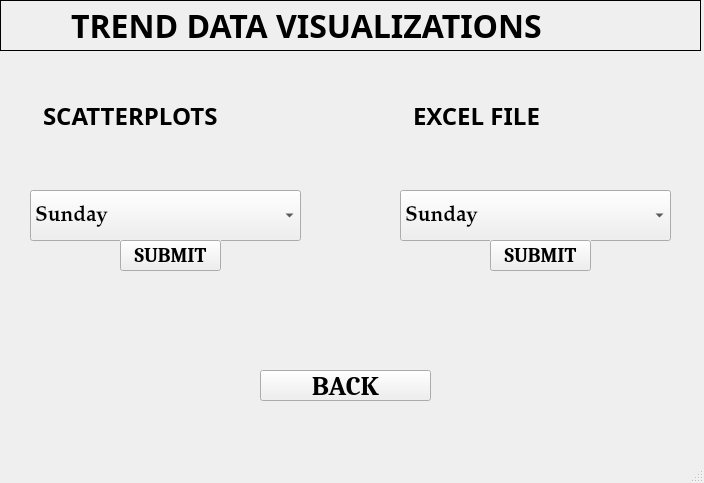
<?xml version="1.0" encoding="UTF-8"?>
<ui version="4.0">
 <class>MainWindow</class>
 <widget class="QMainWindow" name="MainWindow">
  <property name="geometry">
   <rect>
    <x>0</x>
    <y>0</y>
    <width>704</width>
    <height>483</height>
   </rect>
  </property>
  <property name="windowTitle">
   <string>MainWindow</string>
  </property>
  <widget class="QWidget" name="centralwidget">
   <widget class="QLabel" name="Screen3Image">
    <property name="geometry">
     <rect>
      <x>10</x>
      <y>50</y>
      <width>701</width>
      <height>461</height>
     </rect>
    </property>
    <property name="text">
     <string/>
    </property>
    <property name="pixmap">
     <pixmap>Images/metro10.jpg</pixmap>
    </property>
    <property name="scaledContents">
     <bool>true</bool>
    </property>
   </widget>
   <widget class="QLabel" name="label3">
    <property name="geometry">
     <rect>
      <x>0</x>
      <y>0</y>
      <width>701</width>
      <height>51</height>
     </rect>
    </property>
    <property name="font">
     <font>
      <family>Rockwell Nova</family>
      <pointsize>24</pointsize>
      <weight>75</weight>
      <bold>true</bold>
     </font>
    </property>
    <property name="autoFillBackground">
     <bool>true</bool>
    </property>
    <property name="frameShape">
     <enum>QFrame::Panel</enum>
    </property>
    <property name="text">
     <string>TREND DATA VISUALIZATIONS</string>
    </property>
    <property name="indent">
     <number>70</number>
    </property>
   </widget>
   <widget class="QLabel" name="label_3_1">
    <property name="geometry">
     <rect>
      <x>30</x>
      <y>90</y>
      <width>231</width>
      <height>51</height>
     </rect>
    </property>
    <property name="font">
     <font>
      <family>MV Boli</family>
      <pointsize>18</pointsize>
      <weight>75</weight>
      <bold>true</bold>
     </font>
    </property>
    <property name="autoFillBackground">
     <bool>true</bool>
    </property>
    <property name="text">
     <string>SCATTERPLOTS</string>
    </property>
    <property name="indent">
     <number>13</number>
    </property>
   </widget>
   <widget class="QLabel" name="label_3_2">
    <property name="geometry">
     <rect>
      <x>400</x>
      <y>90</y>
      <width>251</width>
      <height>51</height>
     </rect>
    </property>
    <property name="font">
     <font>
      <family>MV Boli</family>
      <pointsize>18</pointsize>
      <weight>75</weight>
      <bold>true</bold>
     </font>
    </property>
    <property name="autoFillBackground">
     <bool>true</bool>
    </property>
    <property name="text">
     <string>EXCEL FILE</string>
    </property>
    <property name="indent">
     <number>13</number>
    </property>
   </widget>
   <widget class="QComboBox" name="DataVisualizeCombo1">
    <property name="geometry">
     <rect>
      <x>30</x>
      <y>190</y>
      <width>271</width>
      <height>51</height>
     </rect>
    </property>
    <property name="font">
     <font>
      <family>Palatino Linotype</family>
      <pointsize>16</pointsize>
      <weight>75</weight>
      <bold>true</bold>
     </font>
    </property>
    <property name="maxVisibleItems">
     <number>12</number>
    </property>
    <item>
     <property name="text">
      <string>Sunday</string>
     </property>
    </item>
    <item>
     <property name="text">
      <string>Monday</string>
     </property>
    </item>
    <item>
     <property name="text">
      <string>Tuesday</string>
     </property>
    </item>
    <item>
     <property name="text">
      <string>Wednesday</string>
     </property>
    </item>
    <item>
     <property name="text">
      <string>Thursday</string>
     </property>
    </item>
    <item>
     <property name="text">
      <string>Friday</string>
     </property>
    </item>
    <item>
     <property name="text">
      <string>Saturday</string>
     </property>
    </item>
    <item>
     <property name="text">
      <string>Weekends</string>
     </property>
    </item>
    <item>
     <property name="text">
      <string>Weekdays</string>
     </property>
    </item>
    <item>
     <property name="text">
      <string>Holidays</string>
     </property>
    </item>
    <item>
     <property name="text">
      <string>Percentage Distribution</string>
     </property>
    </item>
   </widget>
   <widget class="QComboBox" name="DataVisualizeCombo2">
    <property name="geometry">
     <rect>
      <x>400</x>
      <y>190</y>
      <width>271</width>
      <height>51</height>
     </rect>
    </property>
    <property name="font">
     <font>
      <family>Palatino Linotype</family>
      <pointsize>16</pointsize>
      <weight>75</weight>
      <bold>true</bold>
     </font>
    </property>
    <property name="maxVisibleItems">
     <number>12</number>
    </property>
    <item>
     <property name="text">
      <string>Sunday</string>
     </property>
    </item>
    <item>
     <property name="text">
      <string>Monday</string>
     </property>
    </item>
    <item>
     <property name="text">
      <string>Tuesday</string>
     </property>
    </item>
    <item>
     <property name="text">
      <string>Wednesday</string>
     </property>
    </item>
    <item>
     <property name="text">
      <string>Thursday</string>
     </property>
    </item>
    <item>
     <property name="text">
      <string>Friday</string>
     </property>
    </item>
    <item>
     <property name="text">
      <string>Saturday</string>
     </property>
    </item>
   </widget>
   <widget class="QPushButton" name="Screen3_SubmitBtn1">
    <property name="geometry">
     <rect>
      <x>120</x>
      <y>240</y>
      <width>101</width>
      <height>31</height>
     </rect>
    </property>
    <property name="font">
     <font>
      <family>Cambria</family>
      <pointsize>15</pointsize>
      <weight>75</weight>
      <bold>true</bold>
     </font>
    </property>
    <property name="mouseTracking">
     <bool>true</bool>
    </property>
    <property name="autoFillBackground">
     <bool>true</bool>
    </property>
    <property name="text">
     <string>SUBMIT</string>
    </property>
    <property name="autoDefault">
     <bool>false</bool>
    </property>
    <property name="default">
     <bool>false</bool>
    </property>
    <property name="flat">
     <bool>false</bool>
    </property>
   </widget>
   <widget class="QPushButton" name="Screen3_SubmitBtn_2">
    <property name="geometry">
     <rect>
      <x>490</x>
      <y>240</y>
      <width>101</width>
      <height>31</height>
     </rect>
    </property>
    <property name="font">
     <font>
      <family>Cambria</family>
      <pointsize>15</pointsize>
      <weight>75</weight>
      <bold>true</bold>
     </font>
    </property>
    <property name="mouseTracking">
     <bool>true</bool>
    </property>
    <property name="autoFillBackground">
     <bool>true</bool>
    </property>
    <property name="text">
     <string>SUBMIT</string>
    </property>
    <property name="autoDefault">
     <bool>false</bool>
    </property>
    <property name="default">
     <bool>false</bool>
    </property>
    <property name="flat">
     <bool>false</bool>
    </property>
   </widget>
   <widget class="QPushButton" name="BackButton">
    <property name="geometry">
     <rect>
      <x>260</x>
      <y>370</y>
      <width>171</width>
      <height>31</height>
     </rect>
    </property>
    <property name="font">
     <font>
      <family>Cambria</family>
      <pointsize>20</pointsize>
      <weight>75</weight>
      <bold>true</bold>
     </font>
    </property>
    <property name="mouseTracking">
     <bool>true</bool>
    </property>
    <property name="autoFillBackground">
     <bool>true</bool>
    </property>
    <property name="text">
     <string>BACK</string>
    </property>
    <property name="autoDefault">
     <bool>false</bool>
    </property>
    <property name="default">
     <bool>false</bool>
    </property>
    <property name="flat">
     <bool>false</bool>
    </property>
   </widget>
  </widget>
  <widget class="QMenuBar" name="menubar">
   <property name="geometry">
    <rect>
     <x>0</x>
     <y>0</y>
     <width>704</width>
     <height>21</height>
    </rect>
   </property>
  </widget>
  <widget class="QStatusBar" name="statusbar"/>
 </widget>
 <resources/>
 <connections/>
</ui>
